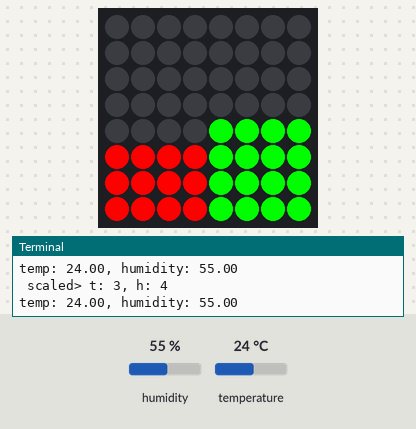
The program below on a simulated Raspberry Pi (BCM pin numbers) with a Sense HAT. Shown: the Sense HAT's 8×8 RGB LED matrix, the last lines printed to the terminal. The inputs (shaded band) are chosen by the test bench; at power-on: humidity 55 %, temperature 24 °C.

Above: at 1.2 s.
1.3 s: humidity set to 22 %
At 2.1 s:
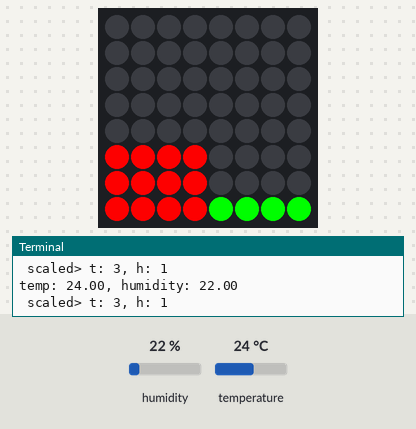
2.8 s: temperature set to 12 °C
At 3.3 s:
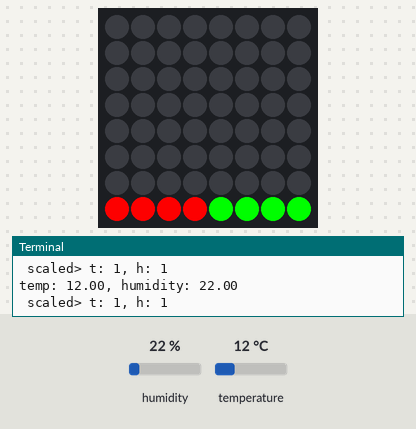
4.3 s: temperature set to 2 °C
At 5.5 s:
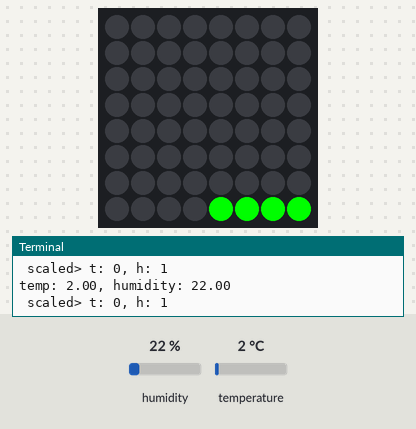
5.8 s: humidity set to 40 %
At 7.0 s:
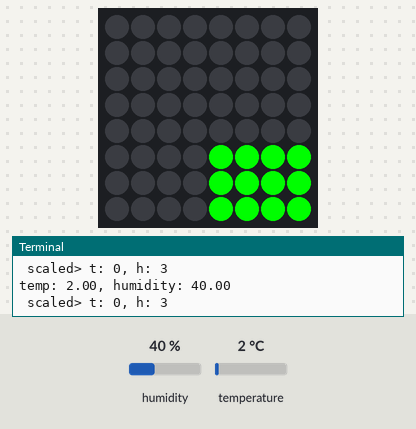
Timing chart, 0 to 8.3 s (numbered marks = the images above; inputs shaded):
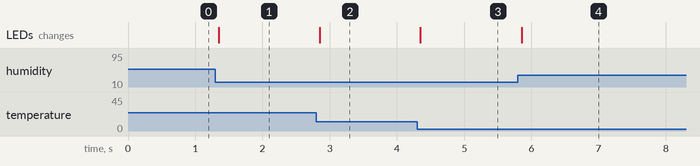

The program:

thermo-bars.py
```python
from sense_hat import SenseHat

sense = SenseHat()
sense.clear()
# sense.set_rotation(270)

t_max = 50
t_min = 0

h_min = 0
h_max = 100

x_min = 0
x_max = 3

y_min = 0
y_max = 7

while True:
    temp = sense.get_temperature()
    humidity = sense.get_humidity()
    print("temp: %.2f, humidity: %.2f" % (round(temp, 1), round(humidity, 1)))
    temp = int( ((y_max - y_min + 1) * (temp - t_min) / (t_max - t_min)) + y_min )
    humidity = int( ((y_max - y_min + 1) * (humidity - h_min) / (h_max - h_min)) + y_min )
    print(" scaled> t: %d, h: %d" % (temp, humidity))

    for x in range(x_min, x_max + 1):
        for y in range(y_min, temp):
            sense.set_pixel(x, y_max - y, 255, 0, 0)
        for y in range(temp, y_max + 1):
            sense.set_pixel(x, y_max - y, 0, 0, 0)

    for x in range(x_max + 1, 8):
      for y in range(y_min, humidity):
        sense.set_pixel(x, y_max - y, 0, 255, 0)
      for y in range(humidity, y_max + 1):
        sense.set_pixel(x, y_max - y, 0, 0, 0)
```

Measured:
- after the input at 1.3 s, the LEDs: change after 0.05 s (image 1)
- after the input at 2.8 s, the LEDs: change after 0.05 s (image 2)
- after the input at 4.3 s, the LEDs: change after 0.05 s (image 3)
- after the input at 5.8 s, the LEDs: change after 0.06 s (image 4)
